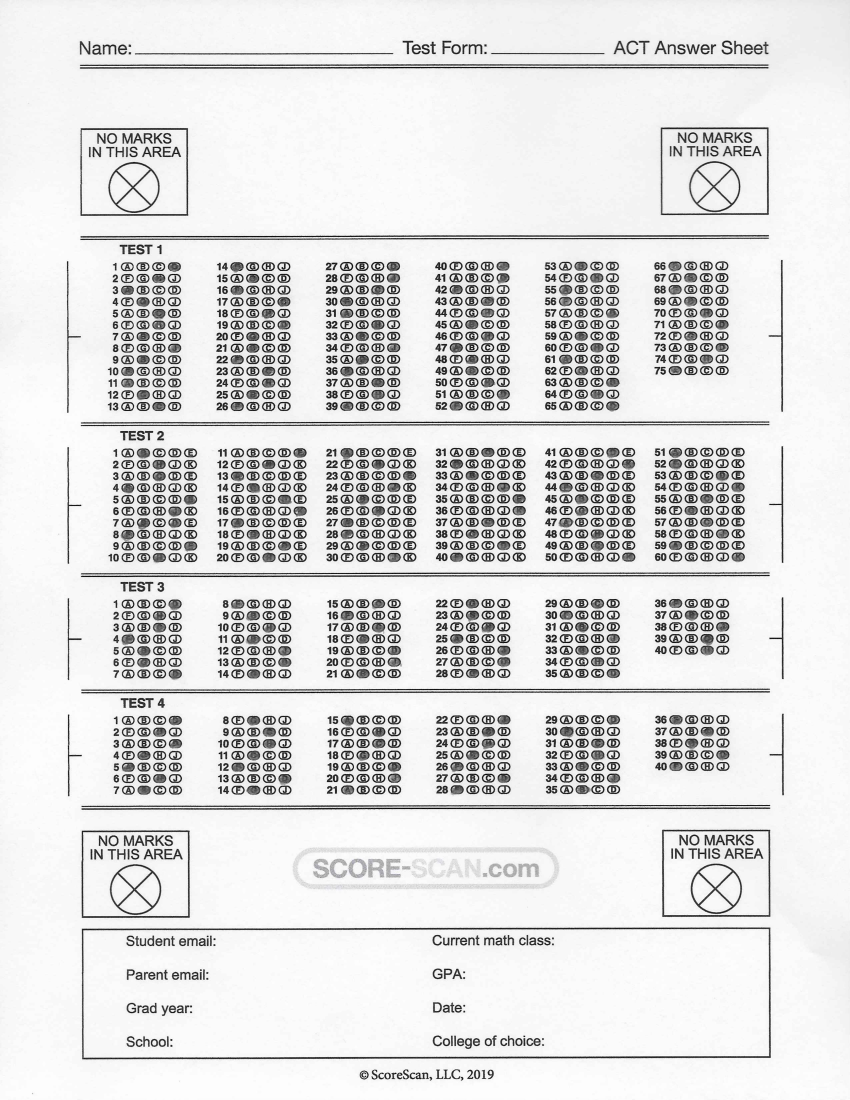
#> input picture img/scan_score.jpg, 4250 x 5500 px (shown at 1/5 size)
$ python autoCrop.py
#> lines starting #> are read from the running program, lines starting #| are printed output that depends on the picture; after the words box and inside, x2 and y2 are one past the last pixel; in counts of white or black regions, pixels touching at a corner belong together
#> further down, src is the input picture: shape (5500, 4250, 3); mean B, G, R 224.2, 224.2, 224.2
from __future__ import print_function
import cv2 as cv
import numpy as np
import argparse
import random as rng

rng.seed(12345)


def thresh_callback(val):
#> called with val = 100
    threshold = val

    canny_output = cv.Canny(src_gray, threshold, threshold * 2)
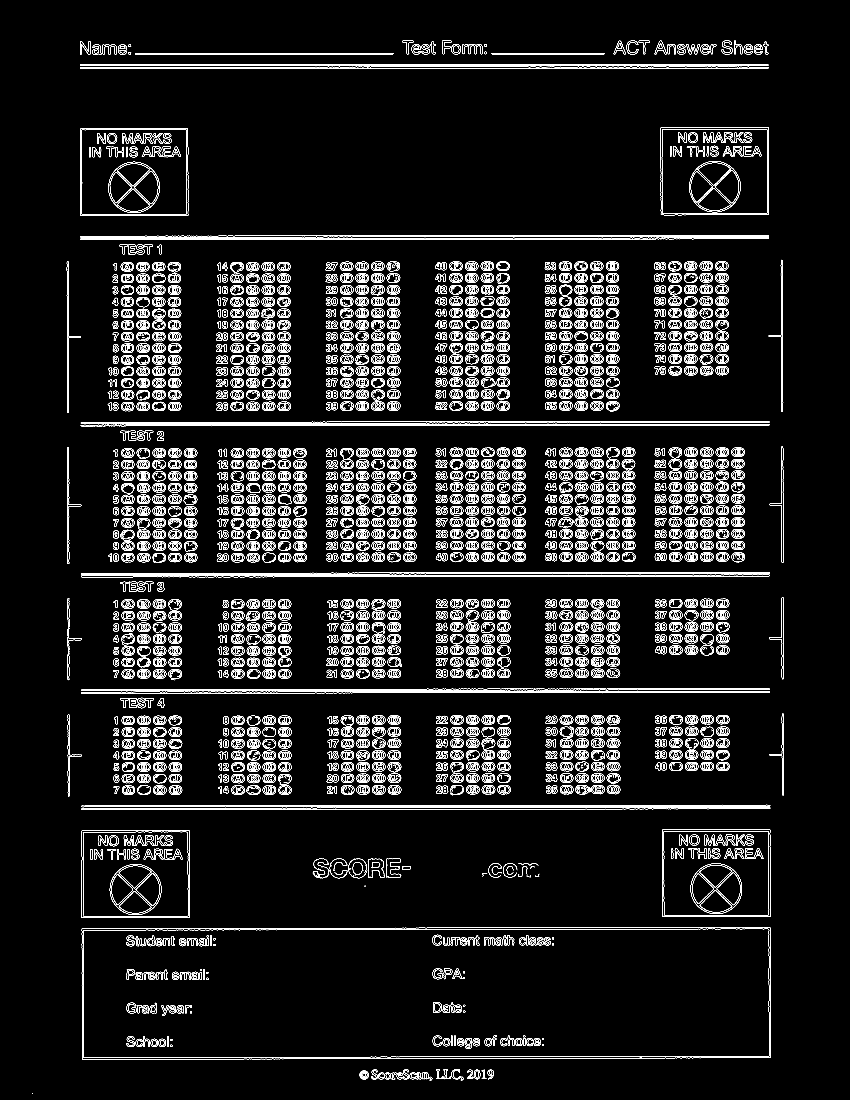
#> canny_output: shape (5500, 4250) (shown at 1/5 size); 3.1% white in thin lines or dots, all inside (x1, y1, x2, y2) = (161, 202, 3920, 5470)

    contours, _ = cv.findContours(canny_output, cv.RETR_TREE, cv.CHAIN_APPROX_SIMPLE)
#> contours = 7952 contours, 2586 with area under 20; largest, box (x1, y1, x2, y2) and area: (409, 4637, 3854, 5297) 2245656, (409, 4637, 3854, 5297) 2245652, (416, 4644, 3847, 5289) 2183278, (416, 4644, 3847, 5289) 2183272, (3303, 637, 3844, 1076) 235182

    contours_poly = [None] * len(contours)
#> contours_poly = 7952 items
    boundRect = [None] * len(contours)
#> boundRect = 7952 items
    centers = [None] * len(contours)
#> centers = 7952 items
    radius = [None] * len(contours)
#> radius = 7952 items
    for i, c in enumerate(contours):
        contours_poly[i] = cv.approxPolyDP(c, 3, True)
        boundRect[i] = cv.boundingRect(contours_poly[i])
        centers[i], radius[i] = cv.minEnclosingCircle(contours_poly[i])
#> this loop made 7952 passes
#> c on passes 51 to 52: [[1782, 5288], [1790, 5288]], [[3198, 5285], [3209, 5285]]
#> after the loop, boundRect = 7952 items, first 6: (161, 5465, 4, 5), (2304, 5384, 13, 19), (2304, 5384, 13, 19), (2147, 5384, 14, 20), (2148, 5384, 13, 20), (2048, 5363, 28, 34); centers = 7952 pairs, first value 162.5 to 3914.5, second value 207 to 5467; contours_poly = 7952 contours, 2537 with area under 20; largest, box (x1, y1, x2, y2) and area: (411, 4637, 3854, 5295) 2239157, (411, 4639, 3854, 5296) 2238376, (417, 4644, 3847, 5287) 2178488, (417, 4644, 3847, 5287) 2176773, (402, 640, 941, 1079) 234183; radius = 7952 values, max 1751 at index 48, min 0.0001 at index 71, mean 24.67

    drawing = np.zeros((canny_output.shape[0], canny_output.shape[1], 3), dtype=np.uint8)

    for i in range(len(contours)):
        color = (rng.randint(0, 256), rng.randint(0, 256), rng.randint(0, 256))
        cv.drawContours(drawing, contours_poly, i, color)
#> this loop made 7952 passes
#> color on passes 1 to 3: (213, 5, 152), (188, 99, 138), (223, 82, 191)
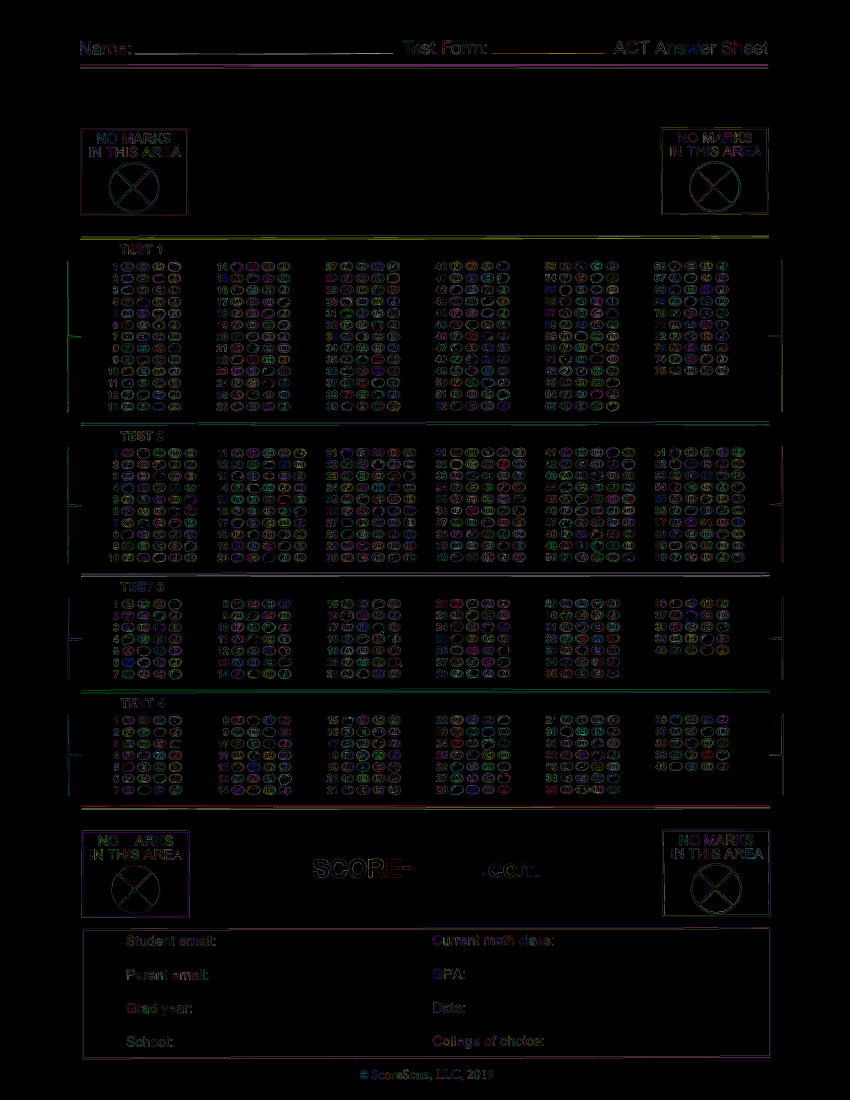
#> drawing: shape (5500, 4250, 3) (shown at 1/5 size); mean of channels 0, 1, 2 4.8, 4.9, 5; drawn as B, G, R
        # cv.rectangle(drawing, (int(boundRect[i][0]), int(boundRect[i][1])),(int(boundRect[i][0] + boundRect[i][2]), int(boundRect[i][1] + boundRect[i][3])), color, 2)
        # cv.circle(drawing, (int(centers[i][0]), int(centers[i][1])), int(radius[i]), color, 2)

    cv.imshow('Contours', drawing)


src = cv.imread(cv.samples.findFile('img/scan_score.jpg'))

# Convert image to gray and blur it
src_gray = cv.cvtColor(src, cv.COLOR_BGR2GRAY)
src_gray = cv.blur(src_gray, (3, 3))
source_window = 'Source'
cv.namedWindow(source_window)
cv.imshow(source_window, src)
max_thresh = 255
thresh = 100  # initial threshold
cv.createTrackbar('Canny thresh:', source_window, thresh, max_thresh, thresh_callback)
thresh_callback(thresh)
cv.waitKey()

$ run again, with img/123.jpg copied over img/scan_score.jpg
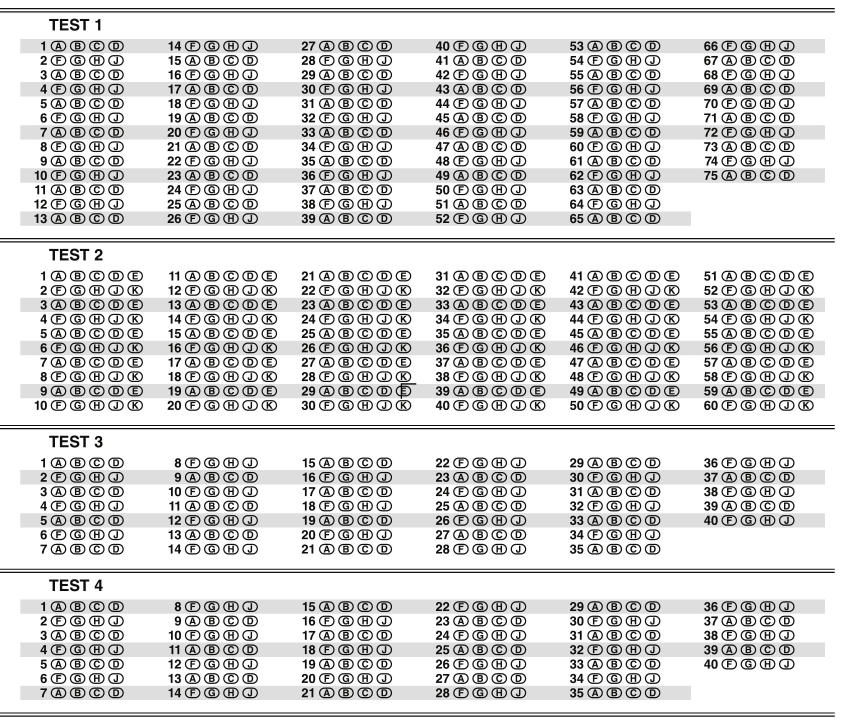
#> input picture img/123.jpg, 3376 x 2880 px (shown at 1/4 size)
#> src is the input picture: shape (2880, 3376, 3); mean B, G, R 213.5, 213.5, 213.6
#> in thresh_callback, `canny_output = cv.Canny(src_gray, threshold, threshold * 2)`:
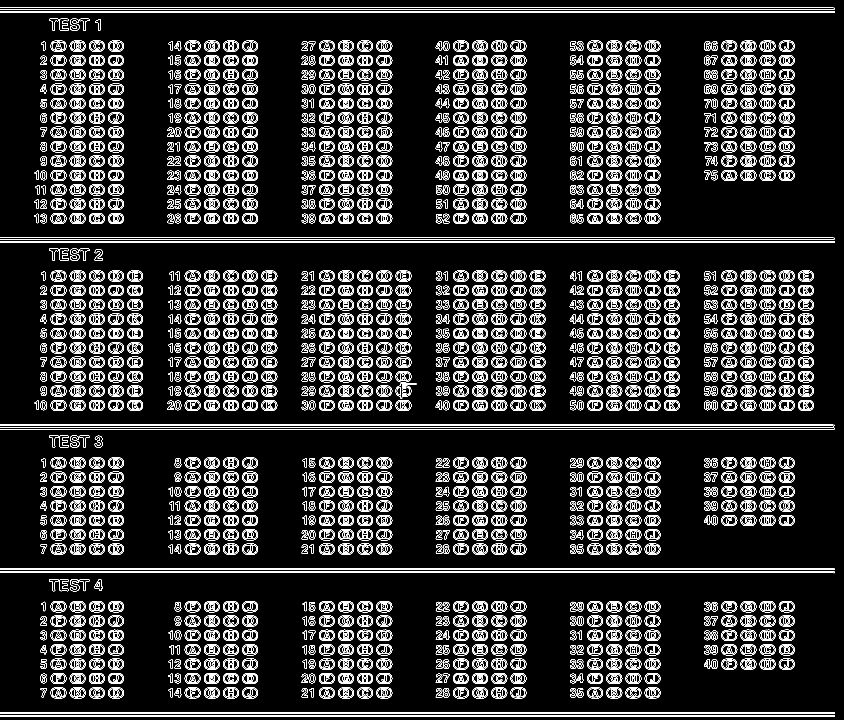
#> canny_output: shape (2880, 3376) (shown at 1/4 size); 6.1% white in thin lines or dots
#> contours = 7406 contours, 130 with area under 20; largest, box (x1, y1, x2, y2) and area: (1582, 1532, 1666, 1596) 2724, (1582, 1532, 1666, 1596) 2682, (1966, 2634, 2029, 2679) 2303, (3115, 2519, 3179, 2564) 2302, (2885, 2634, 2949, 2679) 2301
#> in thresh_callback, `contours_poly = [None] * len(contours)`: contours_poly = 7406 items
#> after the loop in thresh_callback, `for i, c in enumerate(contours):`: boundRect = 7406 items, first 6: (0, 2861, 3340, 7), (0, 2849, 3339, 5), (2309, 2753, 25, 38), (2308, 2753, 26, 38), (162, 2753, 25, 36), (162, 2753, 26, 37); centers = 7406 pairs, first value 149.5 to 3224.5, second value 34 to 2864; contours_poly = 7406 contours, 257 with area under 20; largest, box (x1, y1, x2, y2) and area: (0, 2849, 3339, 2854) 6672, (0, 2274, 3339, 2279) 6672, (0, 1699, 3339, 1704) 6672, (1584, 1533, 1665, 1596) 2562, (1583, 1532, 1664, 1596) 2535; radius = 7406 values, max 1669.5 at index 0, min 0.0001 at index 2672, mean 23.39
#> the loop in thresh_callback, `for i in range(len(contours)):` made 7406 passes
#> color on passes 1 to 3: (213, 5, 152), (188, 99, 138), (223, 82, 191)
#> after the loop in thresh_callback, `for i in range(len(contours)):`:
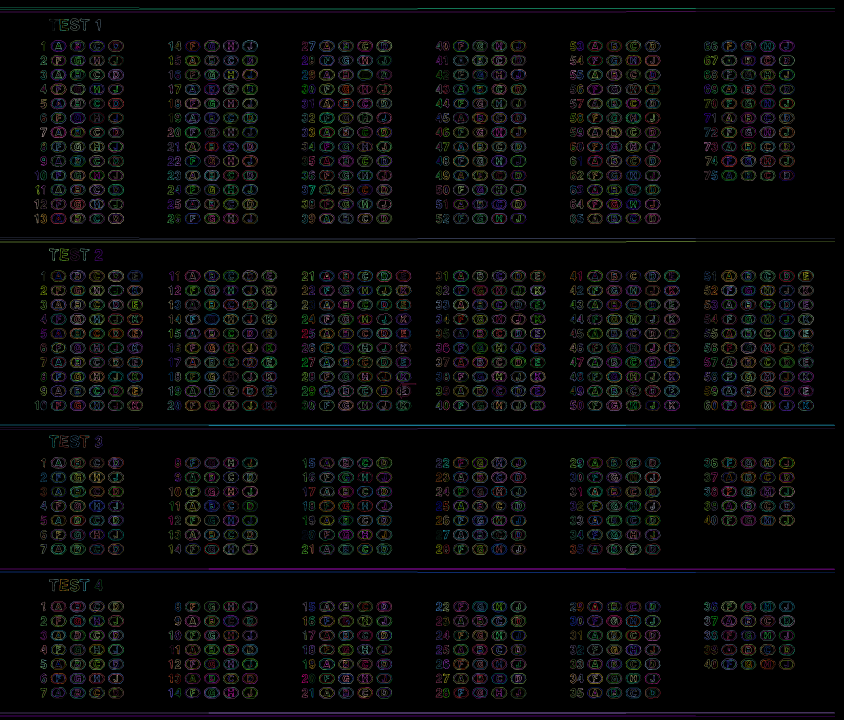
#> drawing: shape (2880, 3376, 3) (shown at 1/4 size); mean of channels 0, 1, 2 9.6, 9, 9; drawn as B, G, R
